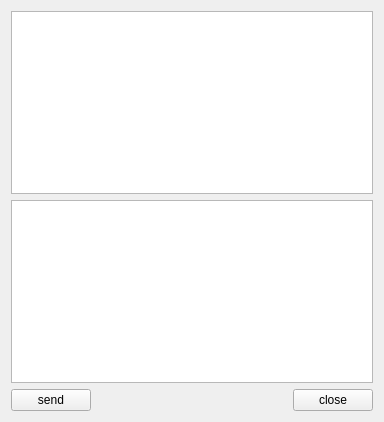
<?xml version="1.0" encoding="UTF-8"?>
<ui version="4.0">
 <class>ServerWidget</class>
 <widget class="QWidget" name="ServerWidget">
  <property name="geometry">
   <rect>
    <x>0</x>
    <y>0</y>
    <width>384</width>
    <height>422</height>
   </rect>
  </property>
  <property name="windowTitle">
   <string>ServerWidget</string>
  </property>
  <layout class="QGridLayout" name="gridLayout">
   <item row="0" column="0" colspan="3">
    <widget class="QTextEdit" name="txtRead">
     <property name="readOnly">
      <bool>true</bool>
     </property>
    </widget>
   </item>
   <item row="1" column="0" colspan="3">
    <widget class="QTextEdit" name="txtWrite"/>
   </item>
   <item row="2" column="0">
    <widget class="QPushButton" name="btnSend">
     <property name="text">
      <string>send</string>
     </property>
    </widget>
   </item>
   <item row="2" column="1">
    <spacer name="horizontalSpacer">
     <property name="orientation">
      <enum>Qt::Horizontal</enum>
     </property>
     <property name="sizeHint" stdset="0">
      <size>
       <width>201</width>
       <height>20</height>
      </size>
     </property>
    </spacer>
   </item>
   <item row="2" column="2">
    <widget class="QPushButton" name="btnClose">
     <property name="text">
      <string>close</string>
     </property>
    </widget>
   </item>
  </layout>
 </widget>
 <resources/>
 <connections/>
</ui>
